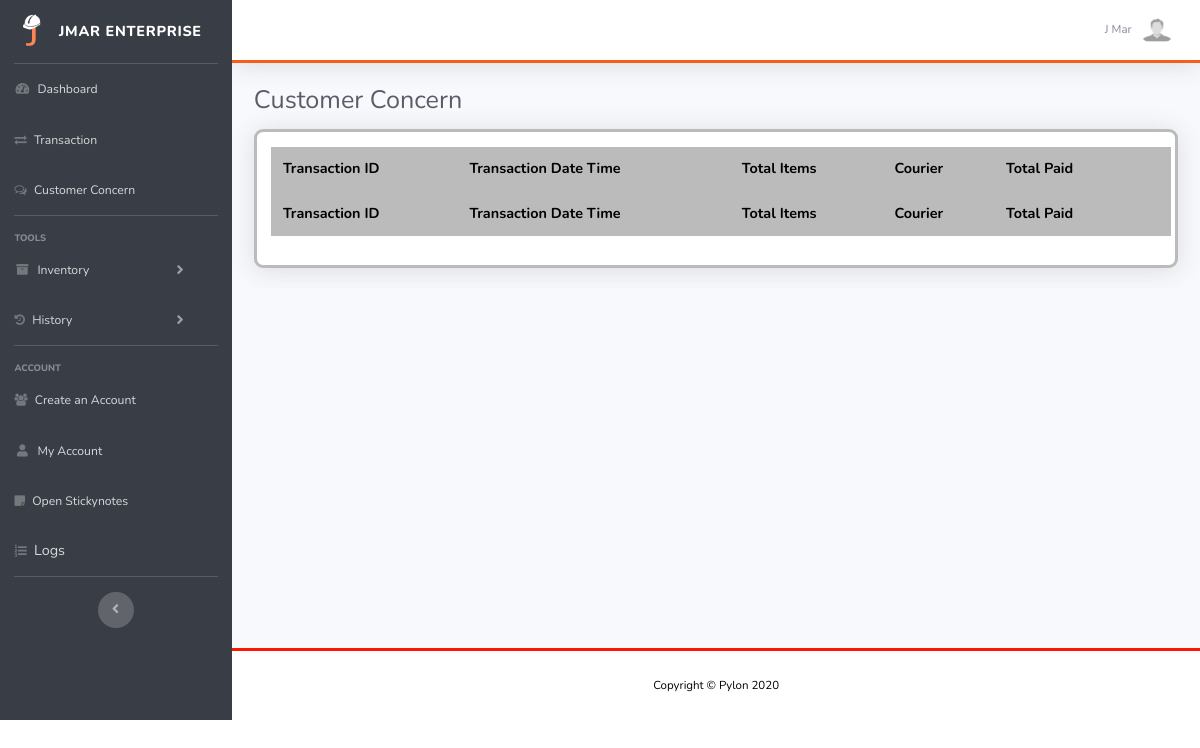
/?p=return (signed in), run on an earlier commit of the app's database.
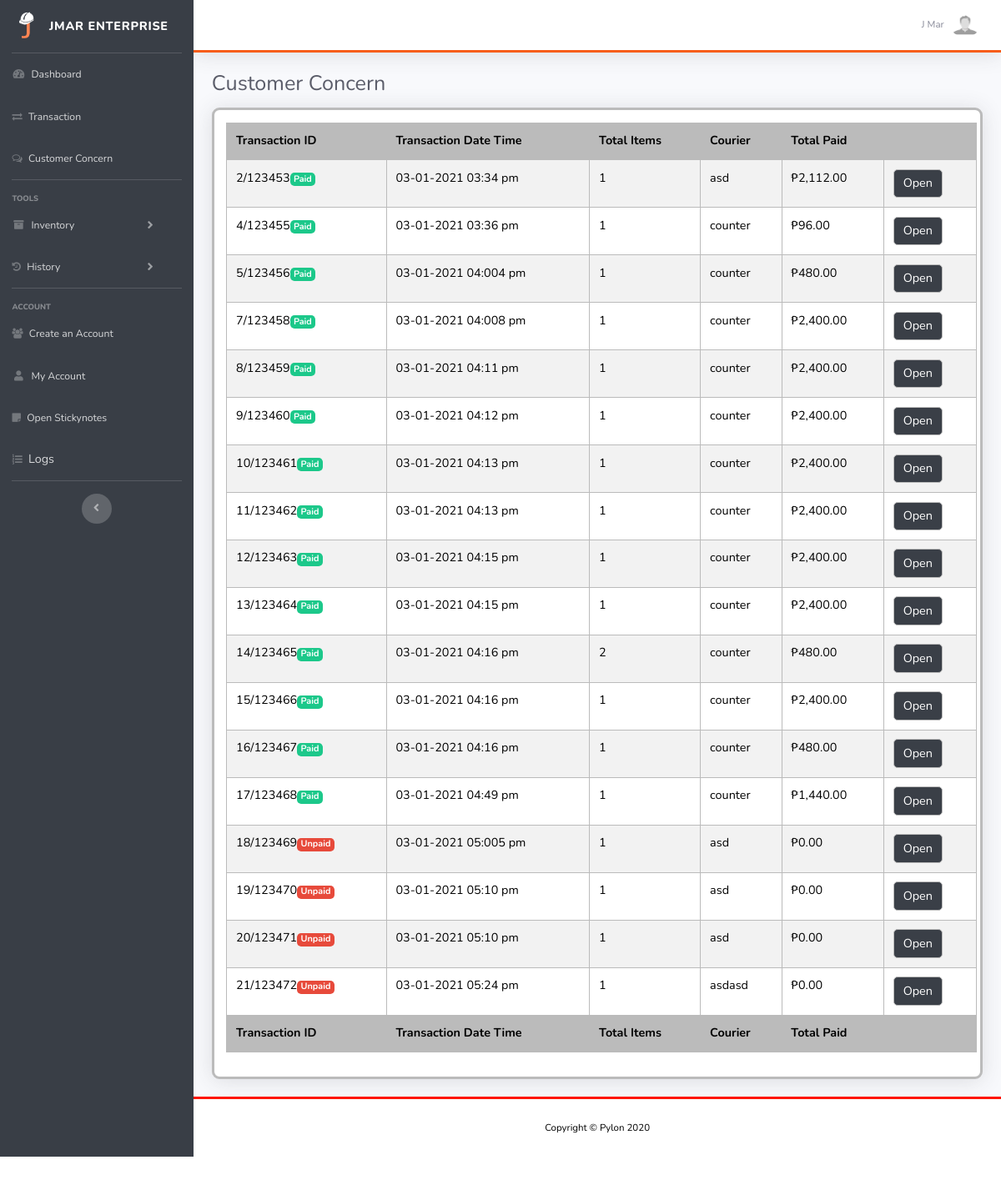
And on a later commit of the database.
### tables this page shows
CREATE TABLE `transactions` (
  `transaction_id` int(11) NOT NULL,
  `transaction_type` varchar(32) NOT NULL,
  `transaction_datetime` varchar(32) NOT NULL,
  `user_id` varchar(32) DEFAULT NULL,
  `courier` varchar(32) DEFAULT NULL,
  `cash` varchar(32) DEFAULT NULL,
  `reciept_no` varchar(32) DEFAULT NULL,
  `payment` varchar(32) NOT NULL,
  `customer` text NOT NULL,
  `address` text NOT NULL,
  `contact_no` varchar(32) NOT NULL,
  `discount` varchar(32) NOT NULL DEFAULT '0',
  `paid` varchar(12) NOT NULL DEFAULT 'false'
);

CREATE TABLE `items` (
  `item_id` int(11) NOT NULL,
  `item_img` text NOT NULL DEFAULT 'item.jpg',
  `item_name` varchar(32) NOT NULL,
  `item_brand` varchar(32) NOT NULL,
  `item_desc` text NOT NULL,
  `item_capital` varchar(32) NOT NULL,
  `item_capital_retail` varchar(32) NOT NULL,
  `item_tax` varchar(32) NOT NULL,
  `item_price` varchar(32) NOT NULL,
  `item_unit` varchar(32) NOT NULL DEFAULT 'Pieces',
  `item_unit_package` varchar(32) NOT NULL DEFAULT 'Pieces',
  `item_unit_divisor` varchar(32) DEFAULT NULL,
  `item_stock` varchar(32) NOT NULL,
  `item_stock_warehouse` varchar(32) NOT NULL DEFAULT '0',
  `item_added` varchar(32) NOT NULL,
  `category_id` varchar(32) NOT NULL,
  `supplier_id` varchar(32) NOT NULL
);

CREATE TABLE `purchased_item` (
  `purchased_id` int(11) NOT NULL,
  `transaction_id` int(11) NOT NULL,
  `item_id` varchar(32) NOT NULL,
  `item_count` varchar(32) NOT NULL,
  `item_on_warehouse` varchar(32) NOT NULL,
  `item_on_store` varchar(32) NOT NULL
);

### includes/get-transactions.php (the view, shortened to what this page needs)
<?php
    include "controller/connect.php";
    $sql = "SELECT * FROM transactions WHERE transaction_type = 'outgoing'";
    $result = mysqli_query($conn, $sql);
    while($data = $result->fetch_assoc()){
        $id = $data["transaction_id"];
        $sql1 = "SELECT
                    *
                FROM
                    purchased_item
                INNER JOIN
                    items
                ON
                    purchased_item.item_id = items.item_id
                WHERE
                    transaction_id = '$id'";
        $result1 = mysqli_query($conn, $sql1);
        $total_items = mysqli_num_rows($result1);
        if($total_items > 0){
            $sub_total = 0;
            while($data1 = $result1->fetch_assoc()){
                if($data["paid"] == "true"){
                    $total_price = $data1["item_price"] * $data1["item_count"];
                    $sub_total = floatval($total_price + $sub_total);
                }
            }
            $sub_total = floatval($sub_total - floatval($sub_total * floatval($data["discount"] / 100)));
?>
            <tr>
                <td>
                    <?php
                        echo $data["transaction_id"] . "/" . $data["reciept_no"];
                        if($data["paid"] == "true"){
                            echo '<span class="badge badge-success">Paid</span>';
                        }else{
                            echo '<span class="badge badge-danger">Unpaid</span>';
                        }
                    ?>
                </td>
                <td><?php echo $data["transaction_datetime"] ?></td>
                <td><?php echo $total_items ?></td>
                <td><?php echo $data["courier"] ?></td>
                <td>₱<?php echo number_format($sub_total, 2) ?></td>
                <td><button class="open btn btn-primary" value="<?php echo $data["transaction_id"] ?>" data-toggle="modal" data-target="#transmodal">Open</button></td>
            </tr>
<?php
        }
    }
?>

What changed in the data, as far as the page shows it:
added transactions: transaction_id "2", reciept_no "123453", paid "Paid", transaction_datetime "03-01-2021 03:34 pm", total_items "1", courier "asd", discount.item_count "2,112.00"
added transactions: transaction_id "4", reciept_no "123455", paid "Paid", transaction_datetime "03-01-2021 03:36 pm", total_items "1", courier "counter", items.item_price "96.00"
added transactions: transaction_id "5", reciept_no "123456", paid "Paid", transaction_datetime "03-01-2021 04:004 pm", total_items "1", courier "counter", discount.item_count "480.00"
added transactions: transaction_id "7", reciept_no "123458", paid "Paid", transaction_datetime "03-01-2021 04:008 pm", total_items "1", courier "counter", discount.item_count "2,400.00"
added transactions: transaction_id "8", reciept_no "123459", paid "Paid", transaction_datetime "03-01-2021 04:11 pm", total_items "1", courier "counter", discount.item_count "2,400.00"
added transactions: transaction_id "9", reciept_no "123460", paid "Paid", transaction_datetime "03-01-2021 04:12 pm", total_items "1", courier "counter", discount.item_count "2,400.00"
added transactions: transaction_id "10", reciept_no "123461", paid "Paid", transaction_datetime "03-01-2021 04:13 pm", total_items "1", courier "counter", discount.item_count "2,400.00"
added transactions: transaction_id "11", reciept_no "123462", paid "Paid", transaction_datetime "03-01-2021 04:13 pm", total_items "1", courier "counter", discount.item_count "2,400.00"
added transactions: transaction_id "12", reciept_no "123463", paid "Paid", transaction_datetime "03-01-2021 04:15 pm", total_items "1", courier "counter", discount.item_count "2,400.00"
added transactions: transaction_id "13", reciept_no "123464", paid "Paid", transaction_datetime "03-01-2021 04:15 pm", total_items "1", courier "counter", discount.item_count "2,400.00"
added transactions: transaction_id "14", reciept_no "123465", paid "Paid", transaction_datetime "03-01-2021 04:16 pm", total_items "2", courier "counter", sub_total "480.00"
added transactions: transaction_id "15", reciept_no "123466", paid "Paid", transaction_datetime "03-01-2021 04:16 pm", total_items "1", courier "counter", discount.item_count "2,400.00"
added transactions: transaction_id "16", reciept_no "123467", paid "Paid", transaction_datetime "03-01-2021 04:16 pm", total_items "1", courier "counter", discount.item_count "480.00"
added transactions: transaction_id "17", reciept_no "123468", paid "Paid", transaction_datetime "03-01-2021 04:49 pm", total_items "1", courier "counter", discount.item_count "1,440.00"
added transactions: transaction_id "18", reciept_no "123469", paid "Unpaid", transaction_datetime "03-01-2021 05:005 pm", total_items "1", courier "asd", discount "0.00"
added transactions: transaction_id "19", reciept_no "123470", paid "Unpaid", transaction_datetime "03-01-2021 05:10 pm", total_items "1", courier "asd", discount "0.00"
added transactions: transaction_id "20", reciept_no "123471", paid "Unpaid", transaction_datetime "03-01-2021 05:10 pm", total_items "1", courier "asd", discount "0.00"
added transactions: transaction_id "21", reciept_no "123472", paid "Unpaid", transaction_datetime "03-01-2021 05:24 pm", total_items "1", courier "asdasd", discount "0.00"
